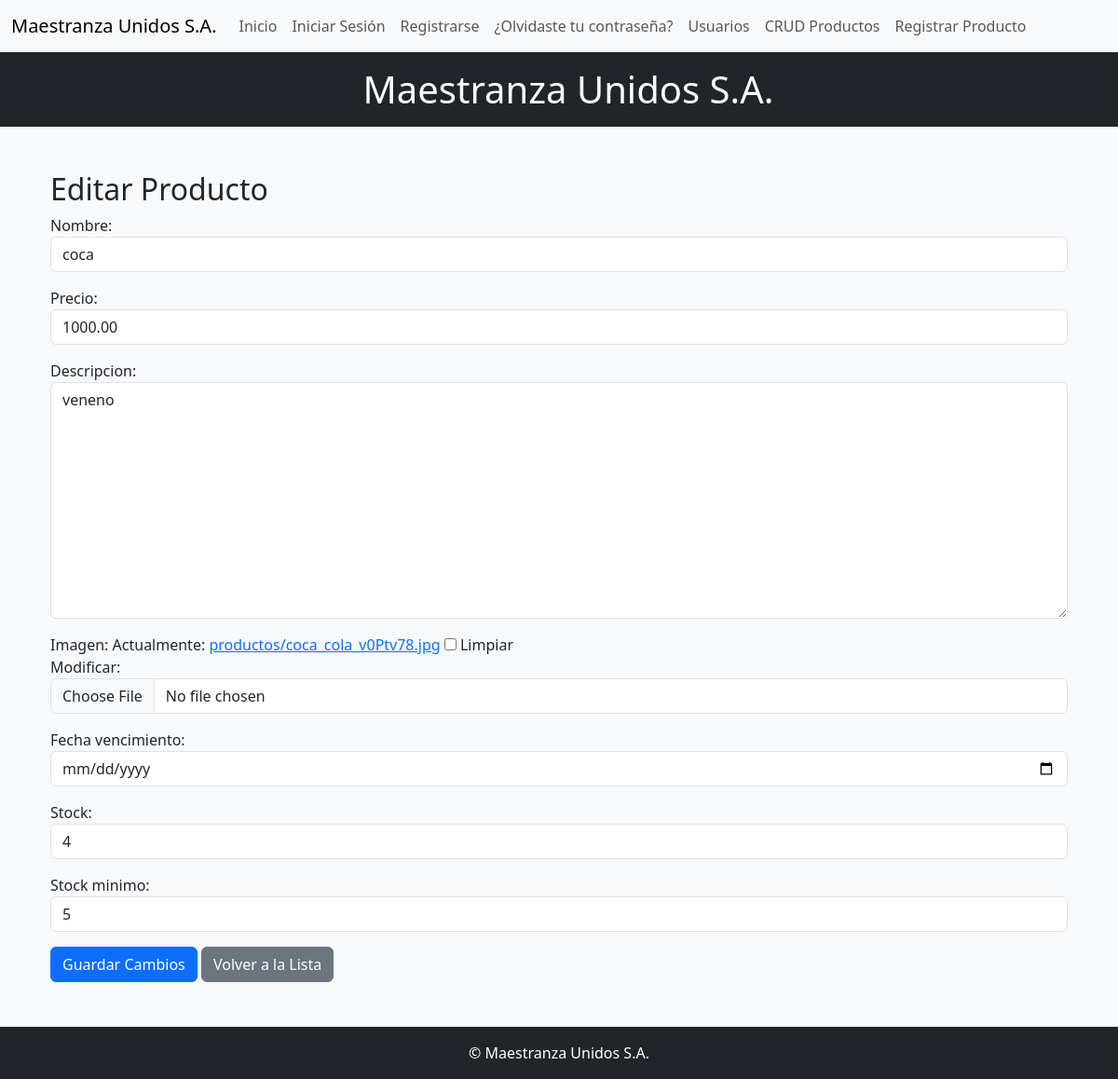
Page /productos/editar/6/ on the earlier database version.
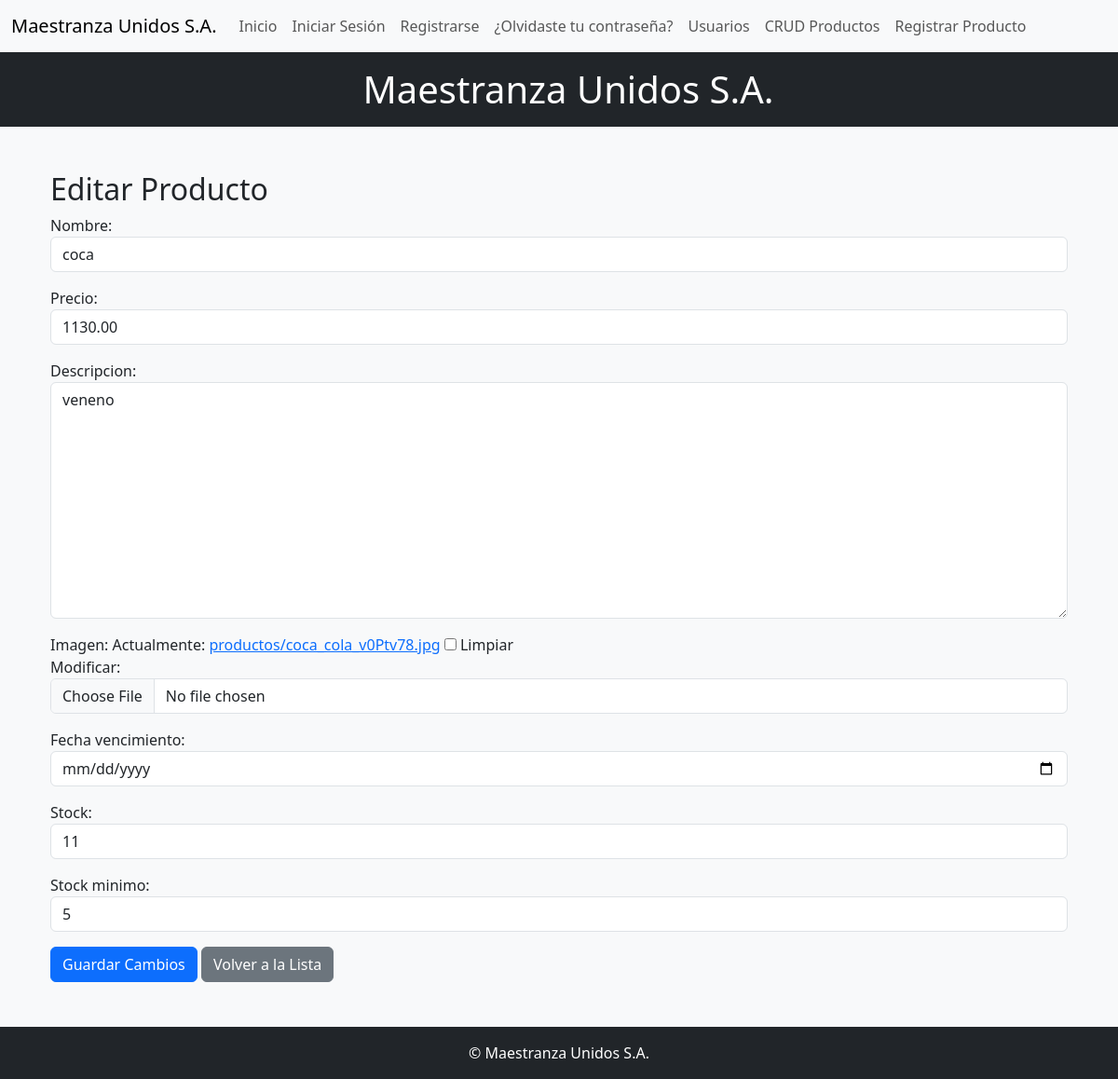
Same page on the later database version.
### inventario/models.py (models this page shows, shortened)
class Producto(models.Model):
    nombre = models.CharField(max_length=100)
    precio = models.DecimalField(max_digits=10, decimal_places=2)
    descripcion = models.TextField(blank=True)
    imagen = models.ImageField(upload_to='productos/', blank=True, null=True)
    fecha_vencimiento = models.DateField(null=True, blank=True)
    stock = models.PositiveIntegerField(default=0)  # ✅ nuevo
    stock_minimo = models.PositiveIntegerField(default=1)  # ✅ nuevo

### inventario/views.py (the view)
# urls.py: path('productos/editar/<int:producto_id>/', views.editar_producto, name='editar_producto'),
def editar_producto(request, producto_id):
    producto = get_object_or_404(Producto, pk=producto_id)
    precio_anterior = producto.precio
    if request.method == 'POST':
        form = ProductoForm(request.POST, request.FILES, instance=producto)
        if form.is_valid():
            producto_actualizado = form.save()
            if producto_actualizado.precio != precio_anterior:
                HistorialPrecio.objects.create(producto=producto_actualizado, precio=producto_actualizado.precio)
            messages.success(request, "Producto modificado exitosamente.")
            return redirect('producto_crud')
    else:
        form = ProductoForm(instance=producto)
    return render(request, 'inventario/registro_producto.html', {
        'form': form,
        'editar': True,
        'producto': producto
    })

### inventario/forms.py (shortened to what this page needs)
class ProductoForm(forms.ModelForm):
    class Meta:
        model = Producto
        fields = '__all__'
        widgets = {
            'fecha_vencimiento': forms.DateInput(attrs={'type': 'date'}),
            'stock': forms.NumberInput(attrs={'min': 0}),
            'stock_minimo': forms.NumberInput(attrs={'min': 0}),
        }
    def __init__(self, *args, **kwargs):
        super(ProductoForm, self).__init__(*args, **kwargs)
        for field in self.fields.values():
            field.widget.attrs['class'] = 'form-control'

### inventario/templates/inventario/registro_producto.html (shortened to what this page needs)
{% extends 'inventario/base.html' %}
{% block content %}
<div class="container mt-5">
  <h2>{% if editar %}Editar Producto{% else %}Registrar Producto{% endif %}</h2>
  <form method="post" enctype="multipart/form-data">
    {{ form.as_p }}
    <button type="submit" class="btn btn-primary">
      {% if editar %}Guardar Cambios{% else %}Guardar Producto{% endif %}
    </button>
    <a href="{% url 'producto_crud' %}" class="btn btn-secondary">
      {% if editar %}Volver a la Lista{% else %}Ver Productos{% endif %}
    </a>
  </form>
</div>
{% endblock %}

Differences in the rows shown:
changed Producto "coca": precio "1000.00" → "1130.00"; stock "4" → "11"
